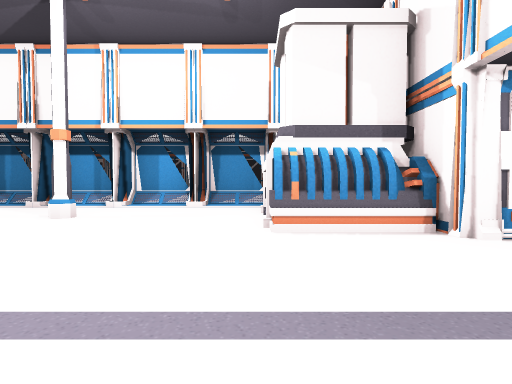
View 1 (above)

22 first-person views from a walk through a scene from a Unity 3-D project. The camera is 1.3 m above the floor, tilts 2° down and sees 80° across. Doors are open. The floor is counted in squares, 2 m on a side. Each view is taken from the middle of a square. On the plan, view 1 faces up. The plan holds only what a view shows up to about 10 squares ahead; the rest is blank. The place goes on beyond the plan. The player character is not drawn. Some animated figures are left out.

View 2
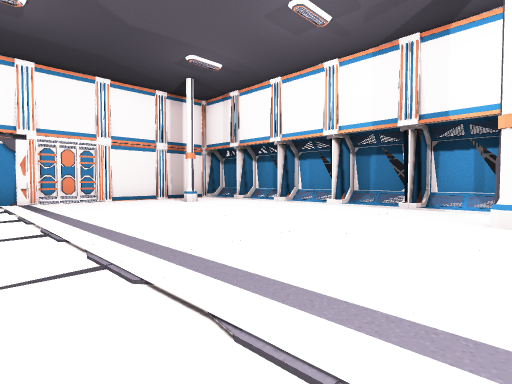

View 3
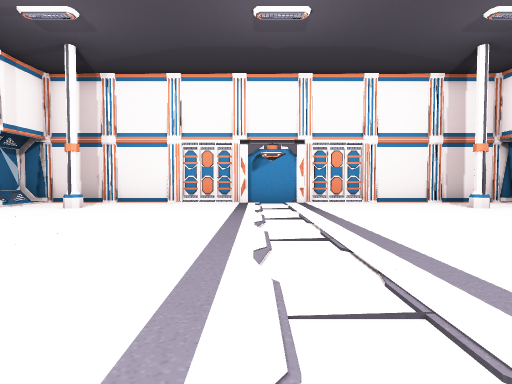

View 4
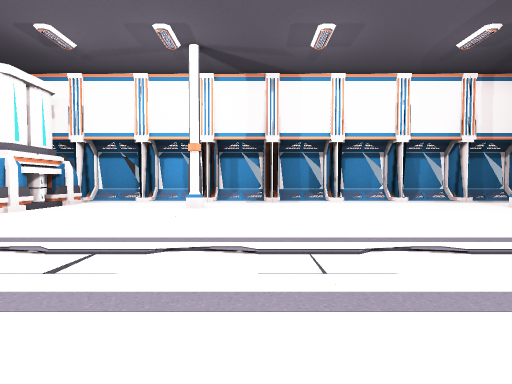

View 5
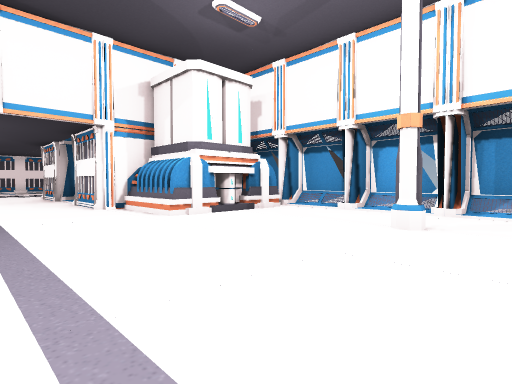

View 6
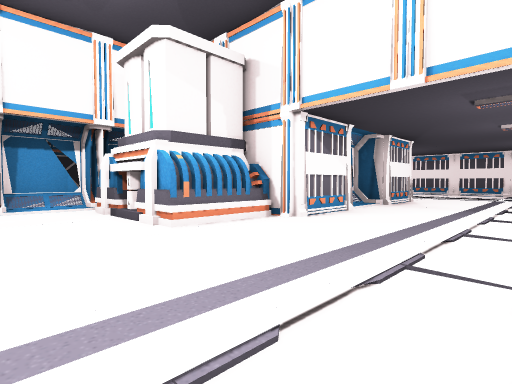

View 7
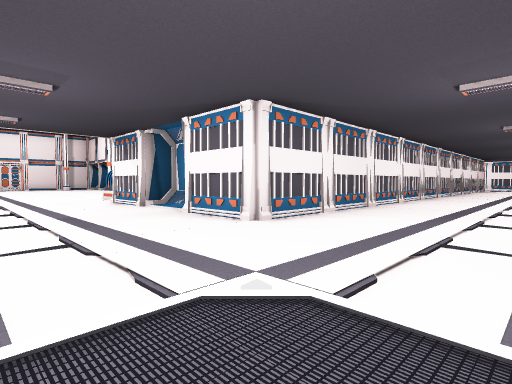

View 8
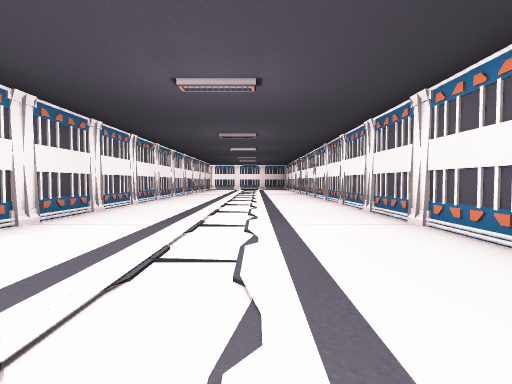

View 9
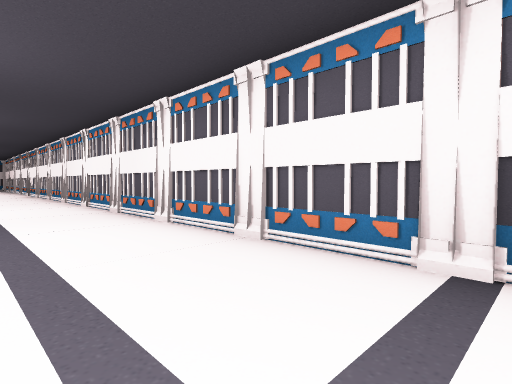

View 10
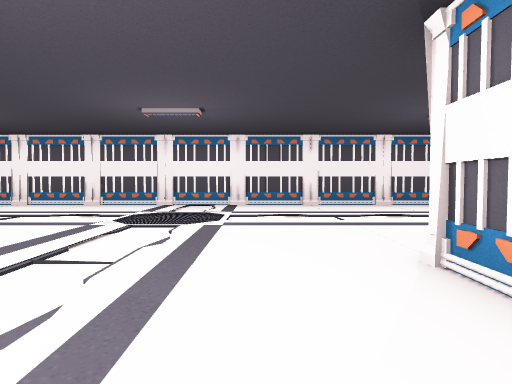

View 11
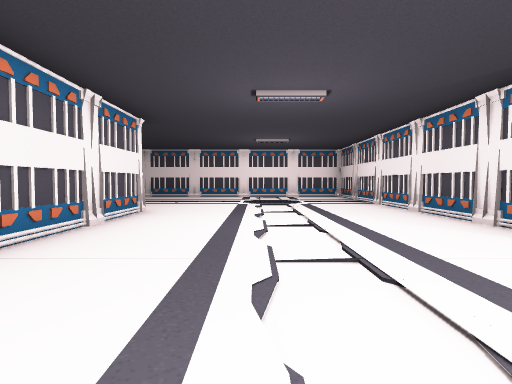

View 12
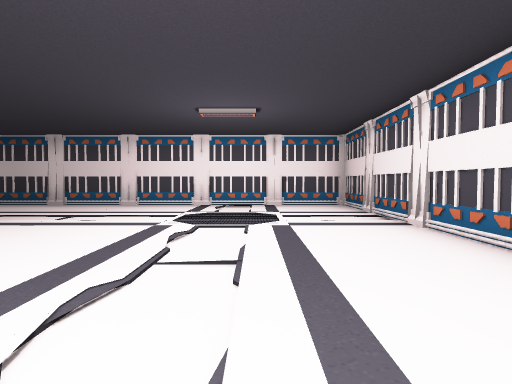

View 13
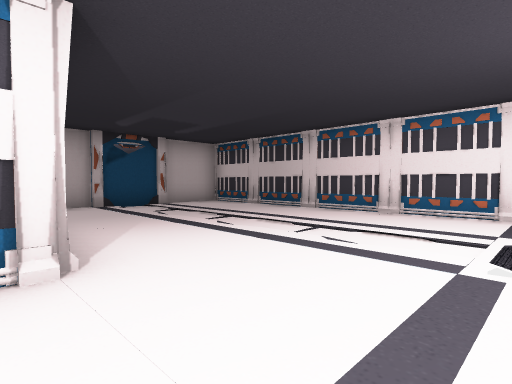

View 14
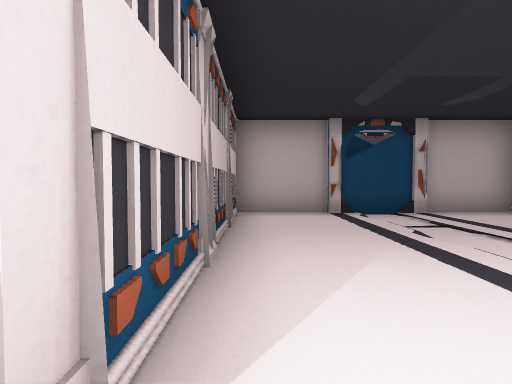

View 15
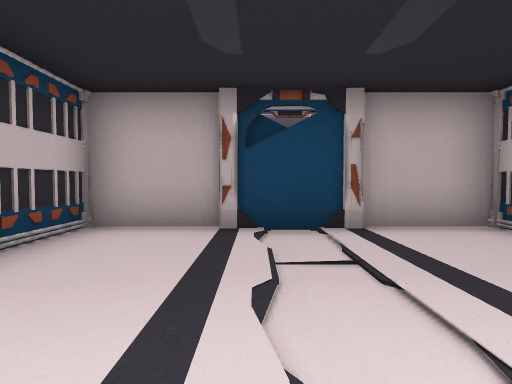

View 16
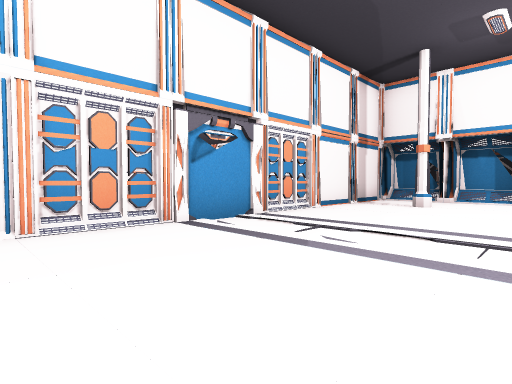

View 17
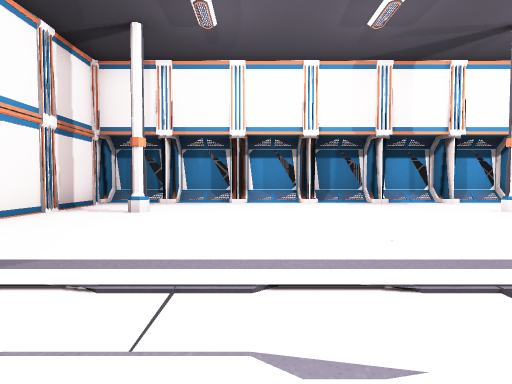

View 18
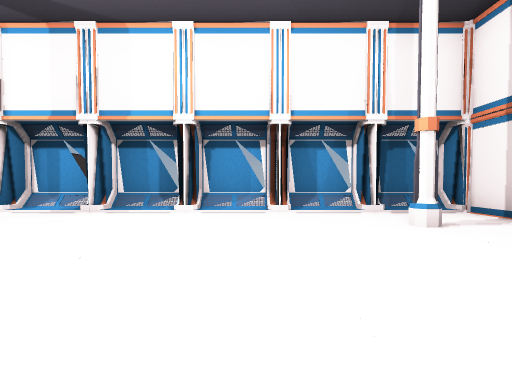

View 19
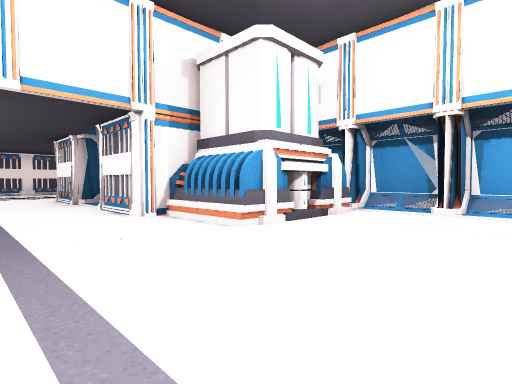

View 20
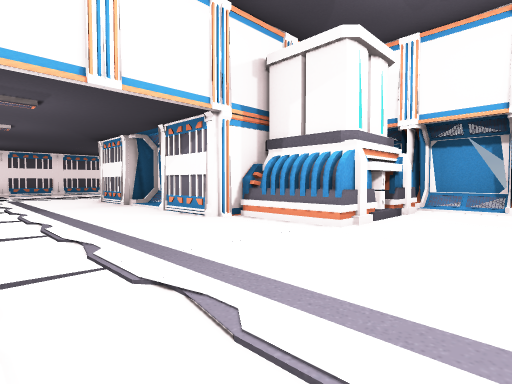

View 21
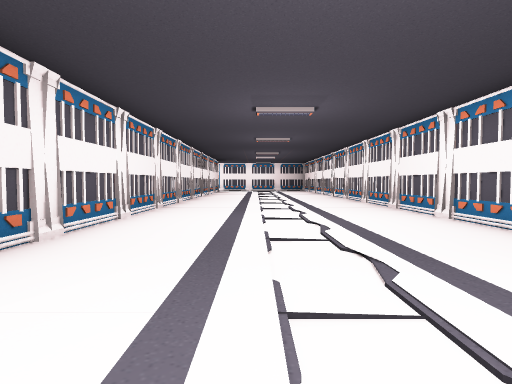

View 22
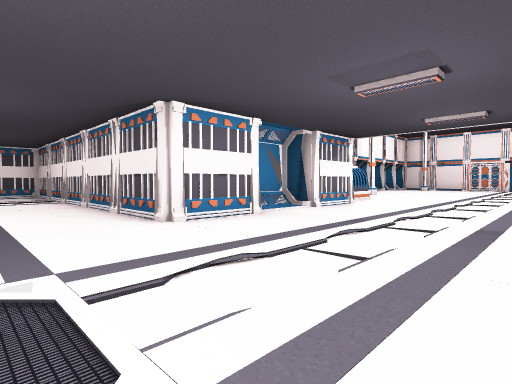

### Floor plan
Key: @ floor where view 1 was taken; # wall or solid block; . main floor; : floor 0.5 m higher than the main floor; / step, stairs or slope; D open door; O other object.
Columns run from 14 left of view 1 to 21 right of it. Each row starts with its distance up from view 1.
 14                       #......#
 13                       #......#
 12                       #......#
 11                       #......#
 10                       #......#
  9 ################      #......#
  8 #//#/#/#/#/#/#/#      #......#
  7 #..............O      #......#
  6 #.OO......OO...O      #......#
  5 #.OO......OO...OO ##  #......#
  4 #..............OO##//##......#
  3 #............................#
  2  O...........................#
  1 DD...........................#
  0 DD............@..............#
 -1  O...........................#
 -2 #............................#
 -3 #..............OO##//##......#
 -4 #.OO......OO...OO #####......#
 -5 #.OO......OO...O      #......#
 -6 #..............O      #......#######
 -7 #::#:#:#:#:#:#:#      #............#
 -8 ######## #######      #............#
 -9                       #...........DD
-10                       #...........D
-11                       #............#
-12                       #............#
-13                       ##############

Positions as (right, up) in squares from view 1, and headings:
1: (0, 0), facing up
2: (-3, 0), facing up-left
3: (-4, 0), facing left
4: (-5, 3), facing down
5: (-5, 0), facing down-right
6: (-2, 0), facing up-right
7: (12, 0), facing up-left
8: (12, 1), facing up
9: (12, 1), facing up-right
10: (6, -1), facing right
11: (12, 0), facing down
12: (11, -4), facing down
13: (12, -6), facing down-right
14: (14, -7), facing right
15: (16, -9), facing right
16: (-9, -3), facing up-left
17: (-9, -1), facing up
18: (-9, 0), facing down
19: (-3, 0), facing down-right
20: (-2, 1), facing down-right
21: (11, 4), facing up
22: (11, 2), facing down-left
